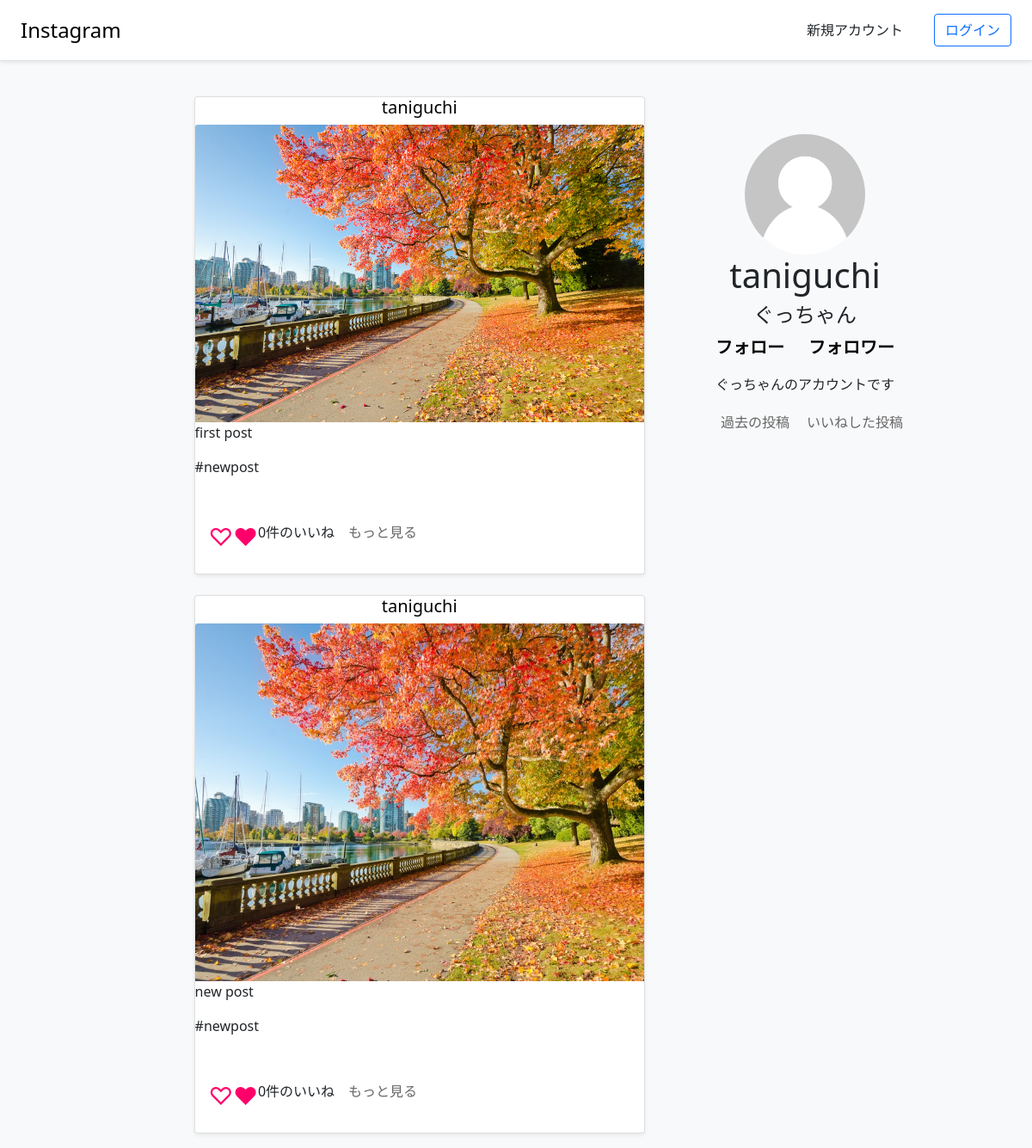
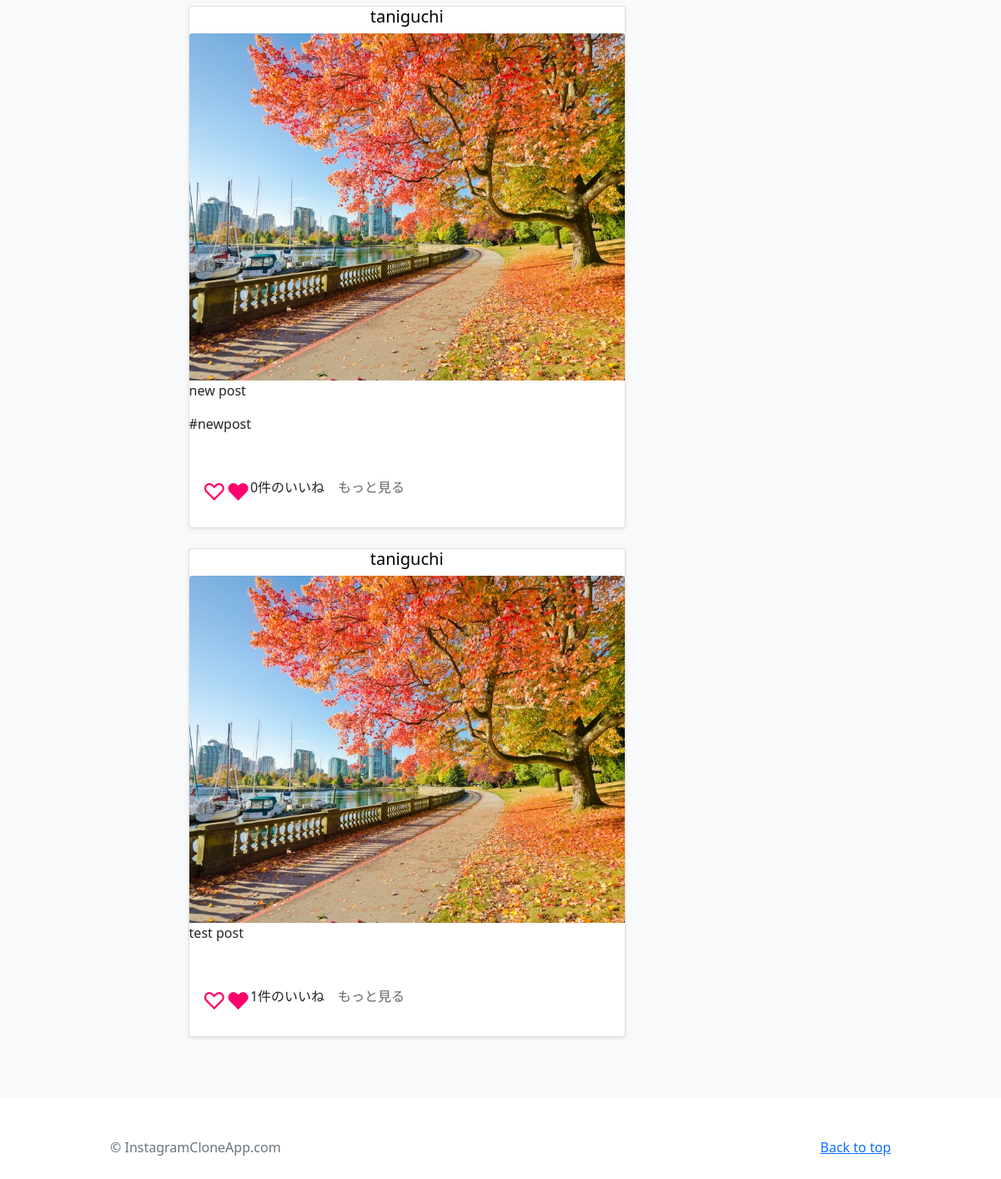
/instagram/user_profile/1/, run on the app's committed database (2 pictures, top to bottom).
### users/models.py (models this page shows, shortened)
class User(AbstractBaseUser, PermissionsMixin):
    username_validator = UnicodeUsernameValidator()
    username = models.CharField(
        _('username'),
        max_length=150,
        unique=True,
        help_text=_('Required. 150 characters or fewer. Letters, digits and @/./+/-/_ only.'),
        validators=[username_validator],
        error_messages={
            'unique': _("A user with that username already exists."),
        },
    )
    first_name = models.CharField(_('first name'), max_length=30, blank=True)
    last_name = models.CharField(_('last name'), max_length=150, blank=True)
    email = models.EmailField(_('email address'), blank=True)
    is_staff = models.BooleanField(
        _('staff status'),
        default=False,
        help_text=_('Designates whether the user can log into this admin site.'),
    )
    is_active = models.BooleanField(
        _('active'),
        default=True,
        help_text=_(
            'Designates whether this user should be treated as active. '
            'Unselect this instead of deleting accounts.'
        ),
    )
    date_joined = models.DateTimeField(_('date joined'), default=timezone.now)
    name = models.CharField(max_length=100, blank=True)
    text = models.CharField(max_length=300, blank=True)
    user_image = models.ImageField(upload_to='images/', null=True, blank=True)
    objects = UserManager()
    EMAIL_FIELD = 'email'
    USERNAME_FIELD = 'username'
    REQUIRED_FIELDS = ['email']
    class Meta:
        verbose_name = _('user')
        verbose_name_plural = _('users')

### instagram/models.py (models this page shows)
class Posts(models.Model):
    text = models.TextField(max_length=200, null=True, blank=True)
    image = models.ImageField(upload_to='images/')
    tag = models.CharField(max_length=100, null=True, blank=True)
    post_date = models.DateTimeField(default=timezone.now(), null=True, blank=True)
    author = models.ForeignKey(User, on_delete=models.CASCADE)
    like_count = models.IntegerField(default=0)
    class Meta:
        verbose_name = 'Post'

### instagram/views.py (the view)
# urls.py: path('user_profile/<int:pk>/', views.UserProfileView.as_view(), name='user_profile'),
class UserProfileView(TemplateView):
    template_name = 'user_profile.html'
    def get_context_data(self, **kwargs):
        context = super().get_context_data(**kwargs)
        user = User.objects.get(pk=self.kwargs['pk'])
        context['posts'] = Posts.objects.filter(author=user)
        context['user_profile'] = User.objects.get(pk=user.pk)
        context['request_user'] = self.request.user
        return context

### templates/user_profile.html (shortened to what this page needs)
{% extends 'base.html' %}
{% load static %}
{% block content %}
<section class="jumbotron text-center home-profile">
  <div class="container">
    {% if user_profile.user_image %}
    <a href=""><img  class="top-image-of-user" src="{{ MEDIA_URL }}{{ user_profile.user_image }}" alt=""></a>
    {% else %}
    <a href=""><img  class="top-image-of-user" src="{{ MEDIA_URL }}images/default-user-image.png" alt=""></a>
    {% endif %}
    <h1 class="jumbotron-heading">{{ user_profile.username }}</h1>
    {% if user_profile.name %}
    <h4>{{ user_profile.name }}</h4>
    {% endif %}
    <p class="ff-layout">
      <a href="" class="following">フォロー</a>
      <a href="" class="following">フォロワー</a>
    </p>
    {% if user_profile.text %}
      <p>
        {{ user_profile.text }}
      </p>
    {% endif %}
    <p>
    <a href="" class="see-more">過去の投稿</a>
    <a href="" class="see-more">いいねした投稿</a>
  </p>
  </div>
  </section>
<div class="all-posts-area">
  {% if posts %}
  {% for post in posts %}
  <div class="posts-area">
    <div class="card post-card mb-4 shadow-sm">
      <h5 class="post-username"><a href="{% url 'instagram:user_profile' pk=post.author.pk %}" class="post-username-a">{{ post.author }}</a></h5>
      <div>
        <img  src="{{ MEDIA_URL }}{{ post.image }}" class="post-image bd-placeholder-img card-img-top" >
        {% if post.text %}
        <p>{{ post.text }}</p>
        {% endif %}
        {% if post.tag%}
        <p>{{ post.tag }}</p>
        {% endif %}
      </div>
      <div class="card-body">
        <div class="d-flex justify-content-between align-items-center">
          <div class="btn-group">
              <a href="" style="text-decoration: none;"><span class="like-button">&#9825;</span></a>
              <a href="" style="text-decoration: none;"><span class="like-button">&hearts;</span></a>
              <p class="good-count">{{ post.like_count }}件のいいね</p>
            <a href="" class="see-more">もっと見る</a>
          </div>
        </div>
      </div>
    </div>
  </div>
  {% endfor %}
  {% else %}
  <p>投稿はありません</p>
  {% endif %}
</div>
{% endblock content %}

### static/css/style.css (style rules this page uses)
html { font-size: 14px; }
@media (min-width: 768px) { html { font-size: 16px; } }
.container { max-width: 960px; }
.jumbotron { padding-top: 3rem; padding-bottom: 3rem; margin-bottom: 0; background-color: #fff; }
.jumbotron p:last-child { margin-bottom: 0; }
.jumbotron-heading { font-weight: 300; }
.jumbotron .container { max-width: 40rem; }
.top-image-of-user { width: 140px; height: 140px; border-radius: 50%; }
.post-username { font-weight: lighter; text-align: center; }
.post-username-a { text-decoration: none; color: black; }
.see-more { text-decoration: none; color: #666; line-height: 32px; margin-left: 16px; }
.following { margin: 12px; font-size: 20px; font-weight: bold; text-align: center; text-decoration: none; color: black; }
.post-card { width: 94%; margin: 6px auto; }
.post-image { width: 100%; }
@media (min-width: 768px) { .jumbotron { padding-top: 6rem; padding-bottom: 3rem; } }
@media (min-width: 768px) { .all-posts-area { margin-top: 64px; } }
@media (min-width: 768px) { .posts-area { width: 56%; margin-top: 0; margin-left: 10%; } }
@media (min-width: 768px) { .home-profile { width: 32%; position: fixed; top: 60px; right: 6%; background-color: #f8f9fa!important; } }
@media (min-width: 768px) { .post-card { width: 100%; margin: 0; } }
@media (min-width: 768px) { .post-image { width: 100%; } }
.like-button { color: rgb(255, 0, 106); font-size: 28px; }
.good-count { font-size: 16px; line-height: 32px; }

### data on the page
User: username "taniguchi", name "ぐっちゃん", text "ぐっちゃんのアカウントです"
Posts: author "taniguchi", image (picture), text "first post", tag "#newpost", like_count "0"
Posts: author "taniguchi", image (picture), text "new post", tag "#newpost", like_count "0"
Posts: author "taniguchi", image (picture), text "new post", tag "#newpost", like_count "0"
Posts: author "taniguchi", image (picture), text "test post", like_count "1"
